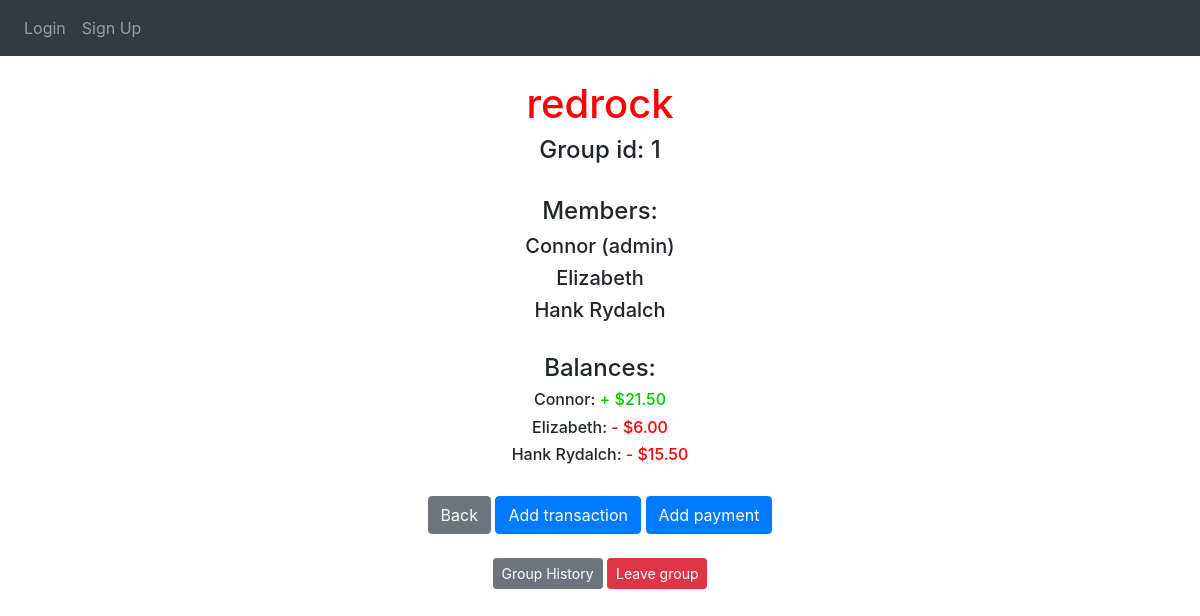
/mygroup?groupID=1, run on the app's committed database.
### website/models.py (models this page shows, shortened)
class Group(db.Model):
    id = db.Column(db.Integer, primary_key=True)
    admin_id = db.Column(db.Integer)
    group_name = db.Column(db.String(30), nullable=False)
    date_created = db.Column(db.DateTime(timezone=True), default=func.now())
    transactions = db.relationship('Transaction')
    payments = db.relationship('Payment')
    def calculate_debts(self, member):
        total_paid = 0
        total_borrowed = 0
        for transaction in self.transactions:
            if transaction.payer_id == member.id:
                total_paid += transaction.amount
            if member in transaction.members_included:
                total_borrowed += (transaction.amount / len(transaction.members_included))
        overall = total_paid - total_borrowed
        for payment in self.payments:
            if payment.payer_id == member.id:
                overall += payment.amount
            if payment.recipient_id == member.id:
                overall -= payment.amount
        overall = round(overall, 2)
        return_list = [overall]
        if overall == 0:
            return_list.append(0)
        elif overall < 0:
            return_list.append(-1)
        elif overall > 0:
            return_list.append(1)
        return_list[0] = "{:,.2f}".format(abs(overall))
        return return_list

class User(db.Model, UserMixin):
    id = db.Column(db.Integer, primary_key=True)
    username = db.Column(db.String(200), nullable=False)
    email = db.Column(db.String(150), unique=True)
    password = db.Column(db.String(150))
    date_created = db.Column(db.DateTime(timezone=True), default=func.now())
    groups = db.relationship('Group', secondary=group_member, backref="members")
    transactions = db.relationship('Transaction', secondary=user_transaction, backref="members_included")

class Transaction(db.Model):
    id = db.Column(db.Integer, primary_key=True)
    group_id = db.Column(db.Integer, db.ForeignKey('group.id'))
    payer_id = db.Column(db.Integer, nullable=False)
    creator_id = db.Column(db.Integer, nullable=False)
    amount = db.Column(db.Float, nullable=False)
    description = db.Column(db.String(300), nullable=False)
    date_created = db.Column(db.DateTime(timezone=True), default=func.now())

### website/views.py (the view)
@views.route('mygroup', methods=["GET"])
def show_group():
    if request.method == "GET":
        group_id = request.args['groupID']
        group = Group.query.filter_by(id=group_id).first()
        return render_template("group.html", user=current_user, group=group)

### website/templates/group.html (shortened to what this page needs)
{% extends "base.html" %} {% block title %}Home{% endblock %} {% block content %}
<div class="container" align="center">
  <br><h1 align="center"><span style="color: red;">{{ group.group_name }}</span></h1>
  <h4>Group id: {{ group.id }}</h4><br>
  <h4>Members:</h4>
  {% for member in group.members %}
    {% if member.id == group.admin_id %}
      <h5>{{ member.username }} (admin)</h5>
    {% else %}
      <h5>{{ member.username }}</h5>
    {% endif %}
  {% endfor %}<br>
  <h4>Balances:</h4>
  {% for member in group.members %}
    {% if group.calculate_debts(member)[1] == 1 %}
      <h6>{{member.username}}: <span style="color: rgb(0, 197, 0);">+ ${{ group.calculate_debts(member)[0] }}</span></h6>
    {% endif %}
    {% if group.calculate_debts(member)[1] == -1 %}
      <h6>{{member.username}}: <span style="color: red;">- ${{ group.calculate_debts(member)[0] }}</span></h6>
    {% endif %}
  {% endfor %}<br>
  <a class="btn btn-secondary" href="/" role="button">Back</a>
  <a class="btn btn-primary" href="/add-transaction?groupID={{ group.id }}" role="button">Add transaction</a>
  <a class="btn btn-primary" href="/add-payment?groupID={{ group.id }}" role="button">Add payment</a><br><br>
  <a class="btn btn-secondary btn-sm" href="/see-transactions?groupID={{ group.id }}" role="button">Group History</a>
  <a class="btn btn-danger btn-sm" href="/leave-group?memberID={{ user.id }}&groupID={{ group.id }}" role="button">Leave group</a>
</div>
{% endblock %}

### data on the page
Group: group_name "redrock", id "1"
User: username "Connor"
User: username "Elizabeth"
User: username "Hank Rydalch"
Transaction: amount.amount "21.50", amount "15.50"
Transaction: amount "6.00"
